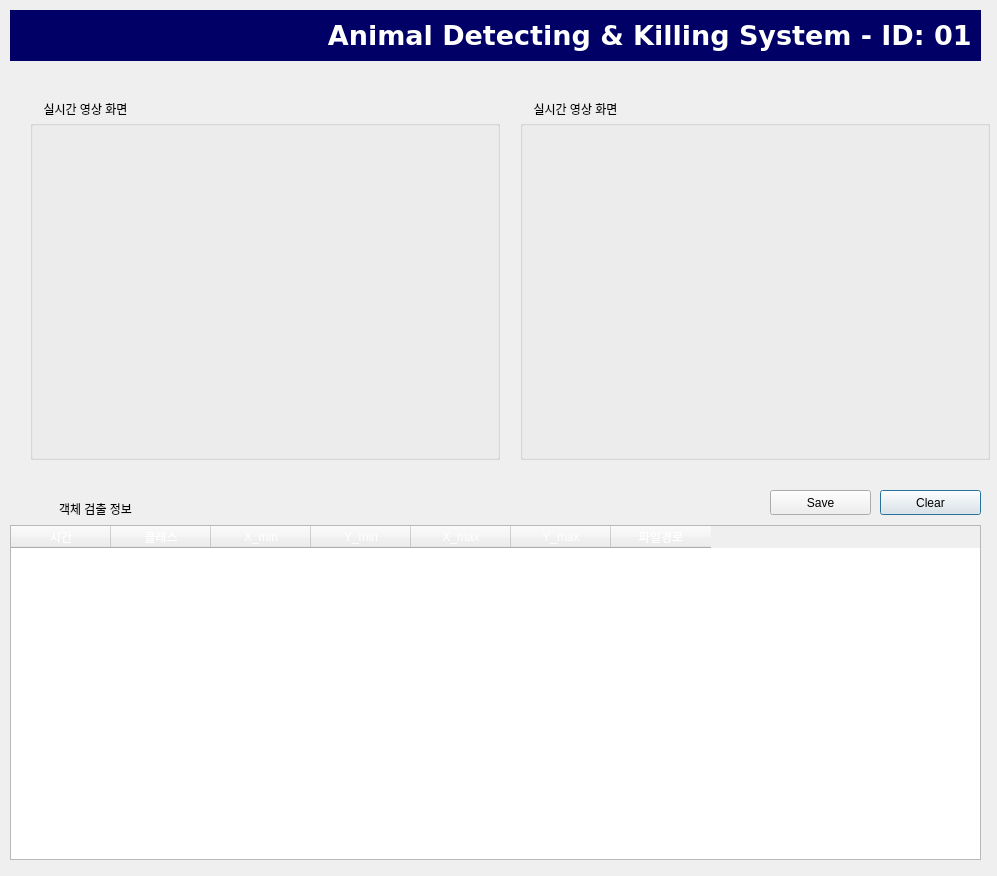
<?xml version="1.0" encoding="UTF-8"?>
<ui version="4.0">
 <class>Dialog</class>
 <widget class="QDialog" name="Dialog">
  <property name="geometry">
   <rect>
    <x>0</x>
    <y>0</y>
    <width>997</width>
    <height>876</height>
   </rect>
  </property>
  <property name="windowTitle">
   <string>Dialog</string>
  </property>
  <widget class="QGroupBox" name="groupBox">
   <property name="geometry">
    <rect>
     <x>30</x>
     <y>120</y>
     <width>470</width>
     <height>340</height>
    </rect>
   </property>
   <property name="title">
    <string/>
   </property>
   <property name="alignment">
    <set>Qt::AlignLeading|Qt::AlignLeft|Qt::AlignTop</set>
   </property>
   <widget class="QLabel" name="display">
    <property name="geometry">
     <rect>
      <x>20</x>
      <y>10</y>
      <width>426</width>
      <height>320</height>
     </rect>
    </property>
    <property name="text">
     <string/>
    </property>
   </widget>
  </widget>
  <widget class="QLabel" name="Title">
   <property name="geometry">
    <rect>
     <x>10</x>
     <y>10</y>
     <width>971</width>
     <height>51</height>
    </rect>
   </property>
   <property name="font">
    <font>
     <family>DejaVu Sans</family>
     <pointsize>20</pointsize>
     <weight>75</weight>
     <bold>true</bold>
     <underline>false</underline>
     <strikeout>false</strikeout>
    </font>
   </property>
   <property name="styleSheet">
    <string notr="true">background-color: rgb(0, 0, 102);
color: rgb(255, 255, 255);</string>
   </property>
   <property name="text">
    <string>Animal Detecting &amp; Killing System - ID: 01 </string>
   </property>
   <property name="alignment">
    <set>Qt::AlignRight|Qt::AlignTrailing|Qt::AlignVCenter</set>
   </property>
  </widget>
  <widget class="QLabel" name="label_2">
   <property name="geometry">
    <rect>
     <x>30</x>
     <y>100</y>
     <width>111</width>
     <height>17</height>
    </rect>
   </property>
   <property name="text">
    <string>실시간 영상 화면</string>
   </property>
   <property name="alignment">
    <set>Qt::AlignCenter</set>
   </property>
  </widget>
  <widget class="QLabel" name="label_3">
   <property name="geometry">
    <rect>
     <x>40</x>
     <y>500</y>
     <width>111</width>
     <height>17</height>
    </rect>
   </property>
   <property name="text">
    <string>객체 검출 정보</string>
   </property>
   <property name="alignment">
    <set>Qt::AlignCenter</set>
   </property>
  </widget>
  <widget class="QTableWidget" name="info_table">
   <property name="geometry">
    <rect>
     <x>10</x>
     <y>525</y>
     <width>971</width>
     <height>335</height>
    </rect>
   </property>
   <column>
    <property name="text">
     <string>시간</string>
    </property>
    <property name="background">
     <color>
      <red>26</red>
      <green>95</green>
      <blue>180</blue>
     </color>
    </property>
    <property name="foreground">
     <brush brushstyle="SolidPattern">
      <color alpha="255">
       <red>255</red>
       <green>255</green>
       <blue>255</blue>
      </color>
     </brush>
    </property>
   </column>
   <column>
    <property name="text">
     <string>클래스</string>
    </property>
    <property name="background">
     <color>
      <red>26</red>
      <green>95</green>
      <blue>180</blue>
     </color>
    </property>
    <property name="foreground">
     <brush brushstyle="SolidPattern">
      <color alpha="255">
       <red>255</red>
       <green>255</green>
       <blue>255</blue>
      </color>
     </brush>
    </property>
   </column>
   <column>
    <property name="text">
     <string>X_min</string>
    </property>
    <property name="background">
     <color>
      <red>26</red>
      <green>95</green>
      <blue>180</blue>
     </color>
    </property>
    <property name="foreground">
     <brush brushstyle="SolidPattern">
      <color alpha="255">
       <red>255</red>
       <green>255</green>
       <blue>255</blue>
      </color>
     </brush>
    </property>
   </column>
   <column>
    <property name="text">
     <string>Y_min</string>
    </property>
    <property name="background">
     <color>
      <red>26</red>
      <green>95</green>
      <blue>180</blue>
     </color>
    </property>
    <property name="foreground">
     <brush brushstyle="SolidPattern">
      <color alpha="255">
       <red>255</red>
       <green>255</green>
       <blue>255</blue>
      </color>
     </brush>
    </property>
   </column>
   <column>
    <property name="text">
     <string>X_max</string>
    </property>
    <property name="background">
     <color>
      <red>26</red>
      <green>95</green>
      <blue>180</blue>
     </color>
    </property>
    <property name="foreground">
     <brush brushstyle="SolidPattern">
      <color alpha="255">
       <red>255</red>
       <green>255</green>
       <blue>255</blue>
      </color>
     </brush>
    </property>
   </column>
   <column>
    <property name="text">
     <string>Y_max</string>
    </property>
    <property name="background">
     <color>
      <red>26</red>
      <green>95</green>
      <blue>180</blue>
     </color>
    </property>
    <property name="foreground">
     <brush brushstyle="SolidPattern">
      <color alpha="255">
       <red>255</red>
       <green>255</green>
       <blue>255</blue>
      </color>
     </brush>
    </property>
   </column>
   <column>
    <property name="text">
     <string>파일경로</string>
    </property>
    <property name="background">
     <color>
      <red>26</red>
      <green>95</green>
      <blue>180</blue>
     </color>
    </property>
    <property name="foreground">
     <brush brushstyle="SolidPattern">
      <color alpha="255">
       <red>255</red>
       <green>255</green>
       <blue>255</blue>
      </color>
     </brush>
    </property>
   </column>
  </widget>
  <widget class="QPushButton" name="btnClear">
   <property name="geometry">
    <rect>
     <x>880</x>
     <y>490</y>
     <width>101</width>
     <height>25</height>
    </rect>
   </property>
   <property name="text">
    <string>Clear</string>
   </property>
  </widget>
  <widget class="QPushButton" name="btnSave">
   <property name="geometry">
    <rect>
     <x>770</x>
     <y>490</y>
     <width>101</width>
     <height>25</height>
    </rect>
   </property>
   <property name="text">
    <string>Save</string>
   </property>
  </widget>
  <widget class="QGroupBox" name="groupBox_2">
   <property name="geometry">
    <rect>
     <x>520</x>
     <y>120</y>
     <width>470</width>
     <height>340</height>
    </rect>
   </property>
   <property name="title">
    <string/>
   </property>
   <property name="alignment">
    <set>Qt::AlignLeading|Qt::AlignLeft|Qt::AlignTop</set>
   </property>
   <widget class="QLabel" name="display_R">
    <property name="geometry">
     <rect>
      <x>20</x>
      <y>10</y>
      <width>426</width>
      <height>320</height>
     </rect>
    </property>
    <property name="text">
     <string/>
    </property>
   </widget>
  </widget>
  <widget class="QLabel" name="label_4">
   <property name="geometry">
    <rect>
     <x>520</x>
     <y>100</y>
     <width>111</width>
     <height>17</height>
    </rect>
   </property>
   <property name="text">
    <string>실시간 영상 화면</string>
   </property>
   <property name="alignment">
    <set>Qt::AlignCenter</set>
   </property>
  </widget>
 </widget>
 <resources/>
 <connections/>
</ui>
